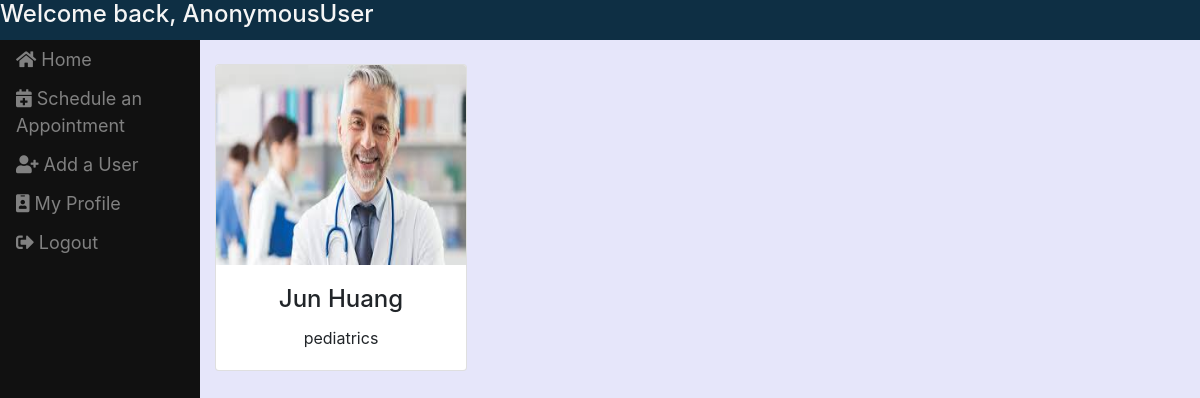
/assistant/doctors/, run on the app's committed database.
### scheduling/models.py (models this page shows, shortened)
class Doctor(models.Model):
    upin = models.AutoField(primary_key=True) #unique physician identification number
    user = models.OneToOneField(User, on_delete=models.CASCADE) #user id
    user.user_type = "doctor"
    specialty = models.CharField(max_length=20)
    picture = models.ImageField(upload_to = 'doctors')

class User(AbstractUser):
    users = (
        ('doctor', 'Doctor'),
        ('patient', 'Patient'),
        ('assistant', 'Assistant'),
    )
    user_type = models.CharField(choices=users, max_length=9)
    def __str__(self):
        return self.first_name  + " " + self.last_name

### scheduling/views.py (the view)
# urls.py: path('doctors/', views.doctors, name='all_doctors'),
def doctors(request):
    doctors = Doctor.objects.all()
    args = {"doctors" : doctors}
    return render(request, 'scheduling/view_doctors.html', args)

### scheduling/templates/scheduling/view_doctors.html
{% extends 'scheduling/dashboard_template.html' %}
{% load static %}
{% load staticfiles %}
{% load crispy_forms_tags %}
{% block content %}
{% if user.is_authenticated and user.user_type != "patient" or user.user_type != "doctor" %}
<div id="topbar">
      <h4>Welcome back, {{user}}</h4>
</div>
<div class="row container-fluid">
    <div class="col-sm-2 sidebar">
        <div id="sidebar">
            <a href="{% url 'assistant_portal' %}"><i class="fa fa-home"></i> Home</a>
            <a href="{% url 'make_appointments' %}"><i class="fa fa-calendar-plus"></i> Schedule an Appointment</a>
            <a href="{% url 'add_user' %}"><i class="fa fa-user-plus"></i> Add a User</a>
            <a href="{% url 'edit_profile' %}"><i class="fa fa-id-badge"></i> My Profile</a>
            <a href="{%url 'logout' %}"> <i class="fas fa-sign-out-alt"></i> Logout </a>
        </div>
    </div>
    <div class="col-sm-10">
        <br>
        <div id="main_content">
            {% for doctor in doctors %}
            <div class="card">
                <img class="card-img-top" src="{{ doctor.picture.url }}">
                <div class="card-body center">
                    <h4 class="card-title">{{ doctor.user }}</h4>
                    <p class="card-text">{{ doctor.specialty }}</p>
                </div>
            </div>
            <br>
            {% endfor %}
        </div>
    </div>
</div>
{% else %}
{% url index %}
{% endif %}
{% endblock %}

### scheduling/static/css/dashboard.css (style rules this page uses)
body { width: 100%; height: 100%; background-color: #e6e6fa; }
.row { margin: 0 0 0 0; padding: 0 0 0 0; }
.center { text-align: center; }
#main_content > * { display:inline-block; }
.card-img-top { width:250px; height:200px; }
#topbar { width: 100vw; height: 5vh; background-color: #0E2F44; color: #f5f5f5; }
#topbar h4 { left: 15px; }
.sidebar { height: 95vh; z-index: 1; bottom: 0; left: 0; background-color: #111; padding: 0 0 0 0; }
.sidebar a { padding: 6px 8px 6px 16px; text-decoration: none; font-size: 18px; color: #818181; display: block; }

### data on the page
Doctor: picture (picture), user "Jun Huang", specialty "pediatrics"

### other printed values
{{ user }} "AnonymousUser"
